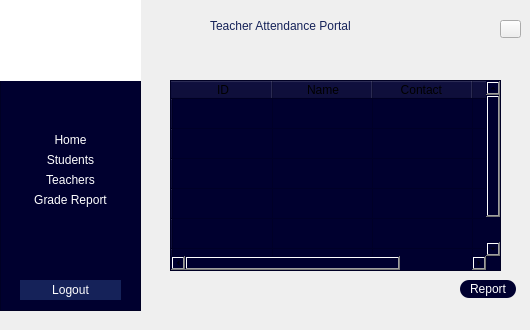
    <widget class="QWidget" name="pageTeacherAttendance">
     <widget class="QLabel" name="label_7">
      <property name="geometry">
       <rect>
        <x>210</x>
        <y>10</y>
        <width>231</width>
        <height>31</height>
       </rect>
      </property>
      <property name="styleSheet">
       <string notr="true">color:rgba(21,34,89,255);
font: 700 20pt &quot;Calibri&quot;;
border-width:0px;
border-style:none;
qproperty-alignment:AlignCenter;</string>
      </property>
      <property name="text">
       <string>Teacher Attendance Portal</string>
      </property>
     </widget>
     <widget class="QTableWidget" name="tableWidget">
      <property name="geometry">
       <rect>
        <x>170</x>
        <y>80</y>
        <width>331</width>
        <height>191</height>
       </rect>
      </property>
      <property name="styleSheet">
       <string notr="true">background-color: rgb(0, 0, 47);</string>
      </property>
      <row>
       <property name="text">
        <string/>
       </property>
      </row>
      <row>
       <property name="text">
        <string/>
       </property>
      </row>
      <row>
       <property name="text">
        <string/>
       </property>
      </row>
      <row>
       <property name="text">
        <string/>
       </property>
      </row>
      <row>
       <property name="text">
        <string/>
       </property>
      </row>
      <row>
       <property name="text">
        <string/>
       </property>
      </row>
      <column>
       <property name="text">
        <string>ID</string>
       </property>
      </column>
      <column>
       <property name="text">
        <string>Name</string>
       </property>
      </column>
      <column>
       <property name="text">
        <string>Contact </string>
       </property>
      </column>
      <column>
       <property name="text">
        <string>Attendance</string>
       </property>
      </column>
     </widget>
     <widget class="QFrame" name="frame_11">
      <property name="geometry">
       <rect>
        <x>0</x>
        <y>-10</y>
        <width>141</width>
        <height>321</height>
       </rect>
      </property>
      <property name="styleSheet">
       <string notr="true">background-color: rgb(0, 0, 47);</string>
      </property>
      <property name="frameShape">
       <enum>QFrame::Shape::StyledPanel</enum>
      </property>
      <property name="frameShadow">
       <enum>QFrame::Shadow::Raised</enum>
      </property>
      <widget class="QPushButton" name="pushButton_9">
       <property name="geometry">
        <rect>
         <x>20</x>
         <y>140</y>
         <width>101</width>
         <height>20</height>
        </rect>
       </property>
       <property name="styleSheet">
        <string notr="true">border-radius:0px;
color:white;
font: 700 10pt &quot;Calibri&quot;;
</string>
       </property>
       <property name="text">
        <string>Home</string>
       </property>
      </widget>
      <widget class="QPushButton" name="pushButton_22">
       <property name="geometry">
        <rect>
         <x>20</x>
         <y>200</y>
         <width>101</width>
         <height>20</height>
        </rect>
       </property>
       <property name="styleSheet">
        <string notr="true">border-radius:0px;
color:white;
font: 700 10pt &quot;Calibri&quot;;
</string>
       </property>
       <property name="text">
        <string>Grade Report</string>
       </property>
      </widget>
      <widget class="QPushButton" name="pushButton_23">
       <property name="geometry">
        <rect>
         <x>20</x>
         <y>290</y>
         <width>101</width>
         <height>20</height>
        </rect>
       </property>
       <property name="styleSheet">
        <string notr="true">background-color: rgb(21, 34, 89,255);
color:white;
font: 700 10pt &quot;Calibri&quot;;
border-color: rgb(21, 34, 89);
border-radius:0;
border-style:none;</string>
       </property>
       <property name="text">
        <string>Logout</string>
       </property>
      </widget>
      <widget class="QLabel" name="label_35">
       <property name="geometry">
        <rect>
         <x>0</x>
         <y>0</y>
         <width>141</width>
         <height>91</height>
        </rect>
       </property>
       <property name="styleSheet">
        <string notr="true">background-color: rgb(255, 255, 255);</string>
       </property>
       <property name="text">
        <string/>
       </property>
       <property name="pixmap">
        <pixmap resource="school-logo.qrc">:/school-logo/new/prefix1/images/School Logo.jpeg</pixmap>
       </property>
       <property name="scaledContents">
        <bool>true</bool>
       </property>
      </widget>
      <widget class="QPushButton" name="pushButton_18">
       <property name="geometry">
        <rect>
         <x>20</x>
         <y>160</y>
         <width>101</width>
         <height>20</height>
        </rect>
       </property>
       <property name="styleSheet">
        <string notr="true">border-radius:0px;
color:white;
font: 700 10pt &quot;Calibri&quot;;
</string>
       </property>
       <property name="text">
        <string>Students</string>
       </property>
      </widget>
      <widget class="QPushButton" name="pushButton_21">
       <property name="geometry">
        <rect>
         <x>20</x>
         <y>180</y>
         <width>101</width>
         <height>20</height>
        </rect>
       </property>
       <property name="styleSheet">
        <string notr="true">border-radius:0px;
color:white;
font: 700 10pt &quot;Calibri&quot;;
</string>
       </property>
       <property name="text">
        <string>Teachers</string>
       </property>
      </widget>
     </widget>
     <widget class="QPushButton" name="pushButton_6">
      <property name="geometry">
       <rect>
        <x>500</x>
        <y>20</y>
        <width>21</width>
        <height>18</height>
       </rect>
      </property>
      <property name="styleSheet">
       <string notr="true"/>
      </property>
      <property name="text">
       <string/>
      </property>
      <property name="icon">
       <iconset resource="Profile-logo.qrc">
        <normaloff>:/Profile-logo/new/prefix1/images/Profile icon.png</normaloff>:/Profile-logo/new/prefix1/images/Profile icon.png</iconset>
      </property>
     </widget>
     <widget class="QPushButton" name="pushButton_16">
      <property name="geometry">
       <rect>
        <x>460</x>
        <y>280</y>
        <width>56</width>
        <height>18</height>
       </rect>
      </property>
      <property name="styleSheet">
       <string notr="true">background-color: rgb(0, 0, 47);
color: rgb(255, 255, 255);
border-style:solid;
border-radius:9px;</string>
      </property>
      <property name="text">
       <string>Report</string>
      </property>
     </widget>
    </widget>
